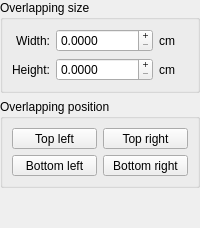
        <widget class="QWidget" name="m_overlappingStep" >
         <layout class="QVBoxLayout" >
          <property name="spacing" >
           <number>6</number>
          </property>
          <property name="margin" >
           <number>0</number>
          </property>
          <item>
           <widget class="QGroupBox" name="m_overlappingSizeGroup" >
            <property name="title" >
             <string>Overlapping size</string>
            </property>
            <layout class="QGridLayout" >
             <property name="margin" >
              <number>9</number>
             </property>
             <property name="spacing" >
              <number>6</number>
             </property>
             <item row="1" column="2" >
              <widget class="QLabel" name="m_overlappingHeightDimensionUnitLabel" >
               <property name="text" >
                <string>cm</string>
               </property>
              </widget>
             </item>
             <item row="0" column="0" >
              <widget class="QLabel" name="m_overlappingWidthLabel" >
               <property name="text" >
                <string>Width:</string>
               </property>
               <property name="alignment" >
                <set>Qt::AlignRight|Qt::AlignTrailing|Qt::AlignVCenter</set>
               </property>
              </widget>
             </item>
             <item row="0" column="2" >
              <widget class="QLabel" name="m_overlappingWidthDimensionUnitLabel" >
               <property name="text" >
                <string>cm</string>
               </property>
              </widget>
             </item>
             <item row="1" column="0" >
              <widget class="QLabel" name="m_overlappingHeightLabel" >
               <property name="text" >
                <string>Height:</string>
               </property>
               <property name="alignment" >
                <set>Qt::AlignRight|Qt::AlignTrailing|Qt::AlignVCenter</set>
               </property>
              </widget>
             </item>
             <item row="0" column="1" >
              <widget class="QtPosteRazorSpinBox" name="m_overlappingWidthInput" >
               <property name="sizePolicy" >
                <sizepolicy vsizetype="Fixed" hsizetype="Preferred" >
                 <horstretch>0</horstretch>
                 <verstretch>0</verstretch>
                </sizepolicy>
               </property>
               <property name="buttonSymbols" >
                <enum>QAbstractSpinBox::PlusMinus</enum>
               </property>
               <property name="decimals" >
                <number>4</number>
               </property>
               <property name="maximum" >
                <double>999999.000000000000000</double>
               </property>
              </widget>
             </item>
             <item row="1" column="1" >
              <widget class="QtPosteRazorSpinBox" name="m_overlappingHeightInput" >
               <property name="sizePolicy" >
                <sizepolicy vsizetype="Fixed" hsizetype="Preferred" >
                 <horstretch>0</horstretch>
                 <verstretch>0</verstretch>
                </sizepolicy>
               </property>
               <property name="buttonSymbols" >
                <enum>QAbstractSpinBox::PlusMinus</enum>
               </property>
               <property name="decimals" >
                <number>4</number>
               </property>
               <property name="maximum" >
                <double>999999.000000000000000</double>
               </property>
              </widget>
             </item>
            </layout>
           </widget>
          </item>
          <item>
           <widget class="QGroupBox" name="m_overlappingPositionGroup" >
            <property name="title" >
             <string>Overlapping position</string>
            </property>
            <layout class="QGridLayout" >
             <property name="margin" >
              <number>9</number>
             </property>
             <property name="spacing" >
              <number>6</number>
             </property>
             <item row="0" column="1" >
              <widget class="QToolButton" name="m_overlappingPositionTopRightButton" >
               <property name="sizePolicy" >
                <sizepolicy vsizetype="Preferred" hsizetype="Preferred" >
                 <horstretch>0</horstretch>
                 <verstretch>0</verstretch>
                </sizepolicy>
               </property>
               <property name="text" >
                <string>Top right</string>
               </property>
               <property name="icon" >
                <iconset resource="QtPosteRazorDialogResources.qrc" >
                 <normaloff>:/OverlappingPositionImages/overlappingTopRight.png</normaloff>:/OverlappingPositionImages/overlappingTopRight.png</iconset>
               </property>
               <property name="iconSize" >
                <size>
                 <width>24</width>
                 <height>26</height>
                </size>
               </property>
               <property name="checkable" >
                <bool>true</bool>
               </property>
               <property name="autoExclusive" >
                <bool>true</bool>
               </property>
               <property name="toolButtonStyle" >
                <enum>Qt::ToolButtonTextUnderIcon</enum>
               </property>
               <property name="autoRaise" >
                <bool>false</bool>
               </property>
              </widget>
             </item>
             <item row="0" column="0" >
              <widget class="QToolButton" name="m_overlappingPositionTopLeftButton" >
               <property name="sizePolicy" >
                <sizepolicy vsizetype="Maximum" hsizetype="Preferred" >
                 <horstretch>0</horstretch>
                 <verstretch>0</verstretch>
                </sizepolicy>
               </property>
               <property name="text" >
                <string>Top left</string>
               </property>
               <property name="icon" >
                <iconset resource="QtPosteRazorDialogResources.qrc" >
                 <normaloff>:/OverlappingPositionImages/overlappingTopLeft.png</normaloff>:/OverlappingPositionImages/overlappingTopLeft.png</iconset>
               </property>
               <property name="iconSize" >
                <size>
                 <width>24</width>
                 <height>26</height>
                </size>
               </property>
               <property name="checkable" >
                <bool>true</bool>
               </property>
               <property name="autoExclusive" >
                <bool>true</bool>
               </property>
               <property name="toolButtonStyle" >
                <enum>Qt::ToolButtonTextUnderIcon</enum>
               </property>
               <property name="autoRaise" >
                <bool>false</bool>
               </property>
              </widget>
             </item>
             <item row="1" column="0" >
              <widget class="QToolButton" name="m_overlappingPositionBottomLeftButton" >
               <property name="sizePolicy" >
                <sizepolicy vsizetype="Maximum" hsizetype="Preferred" >
                 <horstretch>0</horstretch>
                 <verstretch>0</verstretch>
                </sizepolicy>
               </property>
               <property name="text" >
                <string>Bottom left</string>
               </property>
               <property name="icon" >
                <iconset resource="QtPosteRazorDialogResources.qrc" >
                 <normaloff>:/OverlappingPositionImages/overlappingBottomLeft.png</normaloff>:/OverlappingPositionImages/overlappingBottomLeft.png</iconset>
               </property>
               <property name="iconSize" >
                <size>
                 <width>24</width>
                 <height>26</height>
                </size>
               </property>
               <property name="checkable" >
                <bool>true</bool>
               </property>
               <property name="autoExclusive" >
                <bool>true</bool>
               </property>
               <property name="toolButtonStyle" >
                <enum>Qt::ToolButtonTextUnderIcon</enum>
               </property>
               <property name="autoRaise" >
                <bool>false</bool>
               </property>
              </widget>
             </item>
             <item row="1" column="1" >
              <widget class="QToolButton" name="m_overlappingPositionBottomRightButton" >
               <property name="sizePolicy" >
                <sizepolicy vsizetype="Maximum" hsizetype="Preferred" >
                 <horstretch>0</horstretch>
                 <verstretch>0</verstretch>
                </sizepolicy>
               </property>
               <property name="text" >
                <string>Bottom right</string>
               </property>
               <property name="icon" >
                <iconset resource="QtPosteRazorDialogResources.qrc" >
                 <normaloff>:/OverlappingPositionImages/overlappingBottomRight.png</normaloff>:/OverlappingPositionImages/overlappingBottomRight.png</iconset>
               </property>
               <property name="iconSize" >
                <size>
                 <width>24</width>
                 <height>26</height>
                </size>
               </property>
               <property name="checkable" >
                <bool>true</bool>
               </property>
               <property name="autoExclusive" >
                <bool>true</bool>
               </property>
               <property name="toolButtonStyle" >
                <enum>Qt::ToolButtonTextUnderIcon</enum>
               </property>
               <property name="autoRaise" >
                <bool>false</bool>
               </property>
              </widget>
             </item>
            </layout>
           </widget>
          </item>
          <item>
           <spacer name="spacer_3" >
            <property name="orientation" >
             <enum>Qt::Vertical</enum>
            </property>
            <property name="sizeHint" stdset="0" >
             <size>
              <width>20</width>
              <height>40</height>
             </size>
            </property>
           </spacer>
          </item>
         </layout>
        </widget>
